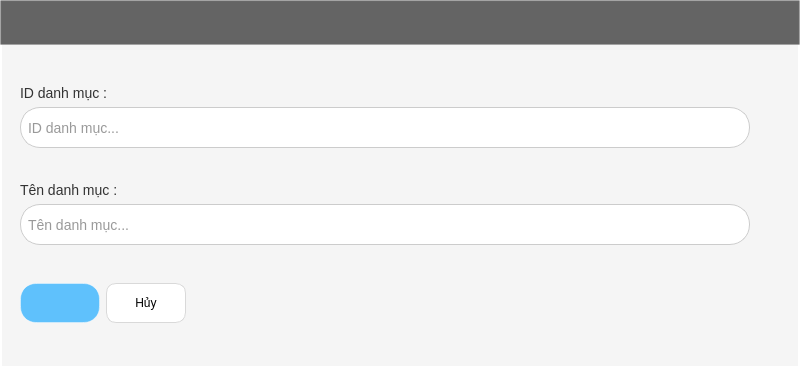
<?xml version="1.0" encoding="UTF-8"?>
<ui version="4.0">
 <class>Form</class>
 <widget class="QWidget" name="Form">
  <property name="geometry">
   <rect>
    <x>0</x>
    <y>0</y>
    <width>800</width>
    <height>368</height>
   </rect>
  </property>
  <property name="maximumSize">
   <size>
    <width>800</width>
    <height>372</height>
   </size>
  </property>
  <property name="windowTitle">
   <string>Thêm danh mục</string>
  </property>
  <property name="autoFillBackground">
   <bool>false</bool>
  </property>
  <property name="styleSheet">
   <string notr="true">#Form {
background: #F5F5F5;
border-bottom-radius : 10px;
border : 2px solid white ;
}</string>
  </property>
  <layout class="QGridLayout" name="gridLayout">
   <property name="leftMargin">
    <number>0</number>
   </property>
   <property name="topMargin">
    <number>0</number>
   </property>
   <property name="rightMargin">
    <number>0</number>
   </property>
   <property name="bottomMargin">
    <number>0</number>
   </property>
   <item row="0" column="0" colspan="2">
    <layout class="QVBoxLayout" name="verticalLayout_4">
     <item>
      <widget class="QLabel" name="them_sua_label">
       <property name="minimumSize">
        <size>
         <width>800</width>
         <height>45</height>
        </size>
       </property>
       <property name="font">
        <font>
         <pointsize>-1</pointsize>
         <weight>75</weight>
         <bold>true</bold>
        </font>
       </property>
       <property name="styleSheet">
        <string notr="true">QLabel {
    background-color:  rgba(40, 40, 40, 180); /* Nền xanh trong suốt */
    color: white;
    font-weight: bold;
    font-size: 14px;

    padding: 8px 16px;
    
    /* Viền sáng */
    border: 1.5px solid rgba(255, 255, 255, 0.4);
    
    /* Đổ bóng - QSS hỗ trợ giới hạn */
    border-style: outset;
    border-width: 1px;
    
    /* Gradient xanh */
}

</string>
       </property>
       <property name="text">
        <string/>
       </property>
      </widget>
     </item>
     <item>
      <spacer name="verticalSpacer_3">
       <property name="orientation">
        <enum>Qt::Vertical</enum>
       </property>
       <property name="sizeHint" stdset="0">
        <size>
         <width>20</width>
         <height>13</height>
        </size>
       </property>
      </spacer>
     </item>
     <item>
      <layout class="QVBoxLayout" name="verticalLayout_3">
       <property name="leftMargin">
        <number>20</number>
       </property>
       <property name="topMargin">
        <number>14</number>
       </property>
       <item>
        <layout class="QVBoxLayout" name="verticalLayout_2">
         <property name="topMargin">
          <number>7</number>
         </property>
         <item>
          <widget class="QLabel" name="label">
           <property name="font">
            <font>
             <family>Arial</family>
             <pointsize>-1</pointsize>
            </font>
           </property>
           <property name="styleSheet">
            <string notr="true">QLabel {
    font-size: 14px;
    color: #333333; /* Màu chữ đậm */
    font-family: &quot;Arial&quot;;
}</string>
           </property>
           <property name="text">
            <string>ID danh mục : </string>
           </property>
          </widget>
         </item>
         <item>
          <widget class="QLineEdit" name="line_id">
           <property name="minimumSize">
            <size>
             <width>730</width>
             <height>41</height>
            </size>
           </property>
           <property name="maximumSize">
            <size>
             <width>650</width>
             <height>41</height>
            </size>
           </property>
           <property name="styleSheet">
            <string notr="true">QLineEdit {
    background-color: #ffffff; /* Màu nền trắng */
    border: 1px solid #cccccc; /* Viền xám nhạt */
    border-radius: 20px; /* Bo góc */
    padding: 5px; /* Khoảng cách bên trong */
    font-size: 14px;
    color: #333333;
}

/* Hiệu ứng khi ô nhập liệu được chọn */
QLineEdit:focus {
    border: 1px solid #4a90e2; /* Viền xanh khi focus */
    background-color: #e6f0fa; /* Nền xanh nhạt khi focus */
}</string>
           </property>
           <property name="placeholderText">
            <string>ID danh mục...</string>
           </property>
          </widget>
         </item>
        </layout>
       </item>
       <item>
        <spacer name="verticalSpacer">
         <property name="orientation">
          <enum>Qt::Vertical</enum>
         </property>
         <property name="sizeHint" stdset="0">
          <size>
           <width>20</width>
           <height>28</height>
          </size>
         </property>
        </spacer>
       </item>
       <item>
        <layout class="QVBoxLayout" name="verticalLayout">
         <item>
          <widget class="QLabel" name="label_2">
           <property name="font">
            <font>
             <family>Arial</family>
             <pointsize>-1</pointsize>
            </font>
           </property>
           <property name="styleSheet">
            <string notr="true">QLabel {
    font-size: 14px;
    color: #333333; /* Màu chữ đậm */
    font-family: &quot;Arial&quot;;
}</string>
           </property>
           <property name="text">
            <string>Tên danh mục : </string>
           </property>
          </widget>
         </item>
         <item>
          <widget class="QLineEdit" name="line_nameDanhMuc">
           <property name="minimumSize">
            <size>
             <width>730</width>
             <height>41</height>
            </size>
           </property>
           <property name="maximumSize">
            <size>
             <width>650</width>
             <height>41</height>
            </size>
           </property>
           <property name="styleSheet">
            <string notr="true">QLineEdit {
    background-color: #ffffff; /* Màu nền trắng */
    border: 1px solid #cccccc; /* Viền xám nhạt */
    border-radius: 20px; /* Bo góc */
    padding: 5px; /* Khoảng cách bên trong */
    font-size: 14px;
    color: #333333;
}

/* Hiệu ứng khi ô nhập liệu được chọn */
QLineEdit:focus {
    border: 1px solid #4a90e2; /* Viền xanh khi focus */
    background-color: #e6f0fa; /* Nền xanh nhạt khi focus */
}</string>
           </property>
           <property name="placeholderText">
            <string>Tên danh mục...</string>
           </property>
          </widget>
         </item>
        </layout>
       </item>
      </layout>
     </item>
    </layout>
   </item>
   <item row="1" column="0">
    <spacer name="verticalSpacer_2">
     <property name="orientation">
      <enum>Qt::Vertical</enum>
     </property>
     <property name="sizeHint" stdset="0">
      <size>
       <width>20</width>
       <height>15</height>
      </size>
     </property>
    </spacer>
   </item>
   <item row="2" column="0">
    <layout class="QHBoxLayout" name="horizontalLayout">
     <property name="leftMargin">
      <number>20</number>
     </property>
     <property name="bottomMargin">
      <number>45</number>
     </property>
     <item>
      <widget class="QPushButton" name="them_btn">
       <property name="minimumSize">
        <size>
         <width>80</width>
         <height>40</height>
        </size>
       </property>
       <property name="styleSheet">
        <string notr="true">QPushButton {
    background-color:  rgba(30, 170, 255, 0.7); /* Nền xanh trong suốt */
    color: white;
    font-weight: bold;
    font-size: 14px;
    border-radius: 16px;
    padding: 8px 16px;
    
    /* Viền sáng */
    border: 1.5px solid rgba(255, 255, 255, 0.4);
    
    /* Đổ bóng - QSS hỗ trợ giới hạn */
    border-style: outset;
    border-width: 1px;
    
    /* Gradient xanh */
}

QPushButton:hover {
    background-color: rgba(30, 170, 255, 0.5); /* Xanh sáng hơn khi hover */
    border: 1.5px solid rgba(255, 255, 255, 0.6);
}

QPushButton:pressed {
    background-color: rgba(0, 120, 200, 0.4);
    border: 1.5px solid rgba(255, 255, 255, 0.3);
    padding-top: 9px; /* Tạo hiệu ứng nhấn xuống */
    padding-left: 17px;
}
</string>
       </property>
       <property name="text">
        <string/>
       </property>
      </widget>
     </item>
     <item>
      <widget class="QPushButton" name="huy_btn">
       <property name="minimumSize">
        <size>
         <width>80</width>
         <height>40</height>
        </size>
       </property>
       <property name="styleSheet">
        <string notr="true">#huy_btn {
 background-color: white;   /* Màu xanh dương Facebook-like */
  color: black;                /* Màu chữ */
           /* Khoảng cách trong nút */
  border: 1px solid #d9d9d9;   /* Viền xám nhạt hơn */
  font-family: Arial, sans-serif;
  font-size: 12px;
  border-radius: 10px;          /* Bo nhẹ góc (tuỳ chọn) */

}</string>
       </property>
       <property name="text">
        <string>Hủy</string>
       </property>
      </widget>
     </item>
    </layout>
   </item>
   <item row="2" column="1">
    <spacer name="horizontalSpacer">
     <property name="orientation">
      <enum>Qt::Horizontal</enum>
     </property>
     <property name="sizeHint" stdset="0">
      <size>
       <width>576</width>
       <height>20</height>
      </size>
     </property>
    </spacer>
   </item>
  </layout>
 </widget>
 <resources/>
 <connections/>
</ui>
